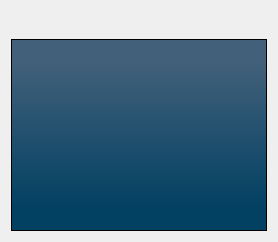
           <widget class="QWidget" name="tab_10">
            <attribute name="title">
             <string>Issue</string>
            </attribute>
            <layout class="QVBoxLayout" name="verticalLayout_13">
             <item>
              <layout class="QHBoxLayout" name="horizontalLayout_7">
               <item>
                <spacer name="horizontalSpacer_3">
                 <property name="orientation">
                  <enum>Qt::Horizontal</enum>
                 </property>
                 <property name="sizeHint" stdset="0">
                  <size>
                   <width>40</width>
                   <height>20</height>
                  </size>
                 </property>
                </spacer>
               </item>
               <item>
                <widget class="QPushButton" name="pushButton_5">
                 <property name="toolTip">
                  <string>Create new issue</string>
                 </property>
                 <property name="text">
                  <string/>
                 </property>
                 <property name="icon">
                  <iconset>
                   <normaloff>:/Project/Add.png</normaloff>:/Project/Add.png</iconset>
                 </property>
                 <property name="flat">
                  <bool>true</bool>
                 </property>
                </widget>
               </item>
               <item>
                <widget class="QPushButton" name="pushButton_10">
                 <property name="toolTip">
                  <string>Issue solved</string>
                 </property>
                 <property name="text">
                  <string/>
                 </property>
                 <property name="icon">
                  <iconset>
                   <normaloff>:/Project/Check.png</normaloff>:/Project/Check.png</iconset>
                 </property>
                 <property name="flat">
                  <bool>true</bool>
                 </property>
                </widget>
               </item>
               <item>
                <widget class="QPushButton" name="pushButton_4">
                 <property name="toolTip">
                  <string>edit issue</string>
                 </property>
                 <property name="text">
                  <string/>
                 </property>
                 <property name="icon">
                  <iconset>
                   <normaloff>:/Project/Edit.png</normaloff>:/Project/Edit.png</iconset>
                 </property>
                 <property name="flat">
                  <bool>true</bool>
                 </property>
                </widget>
               </item>
               <item>
                <widget class="QPushButton" name="pushButton_6">
                 <property name="toolTip">
                  <string>remove issue</string>
                 </property>
                 <property name="text">
                  <string/>
                 </property>
                 <property name="icon">
                  <iconset>
                   <normaloff>:/Project/Delete.png</normaloff>:/Project/Delete.png</iconset>
                 </property>
                 <property name="flat">
                  <bool>true</bool>
                 </property>
                </widget>
               </item>
              </layout>
             </item>
             <item>
              <widget class="QListView" name="listView">
               <property name="styleSheet">
                <string notr="true">background-color: qlineargradient(spread:pad, x1:0.523, y1:0.119, x2:0.523, y2:0.87, stop:0 rgba(66, 96, 122, 255), stop:1 rgba(3, 65, 99, 255));
color: rgb(255, 255, 255);
background-image: url(:/images/strip.png);</string>
               </property>
              </widget>
             </item>
            </layout>
           </widget>
